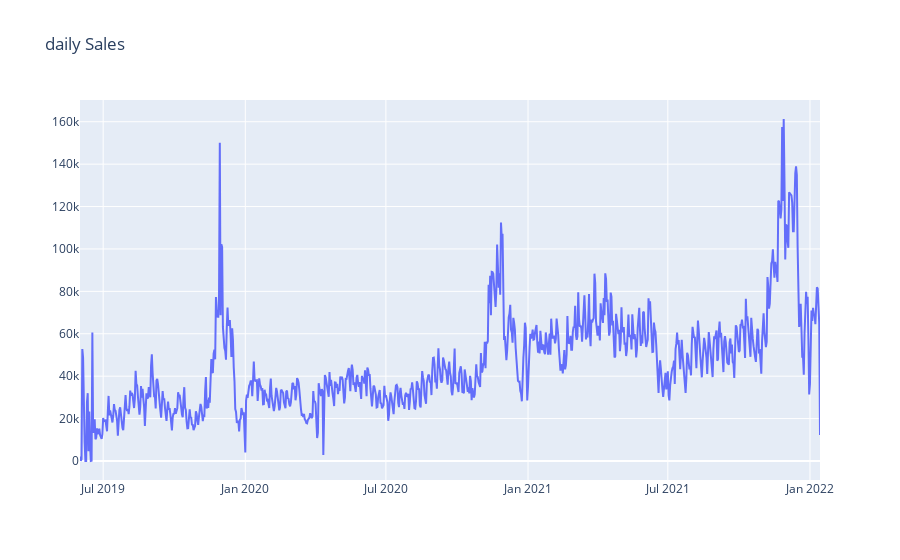

Write notebook code for a chart like this one.
### Markdown cell above
## 4- Check the data whether it is stationary or not, if not, make it stationary

### Code cell
plot_data = [
    go.Scatter(
        x=df_d['ds'],
        y=df_d['y'],
    )
]
plot_layout = go.Layout(
        title='daily Sales'
    )
fig = go.Figure(data=plot_data, layout=plot_layout)
pyoff.iplot(fig)

### Figure 1 — Plotly figure (JSON) as saved in the notebook; plotly's stock layout.template omitted (floating-point values rounded to 4 significant figures; data arrays with more than 128 entries replaced by an {"elided": "..."} marker saying what was removed)
{"data": [{"type": "scatter", "x": {"elided": "959 str values"}, "y": {"elided": "959 float values"}}], "layout": {"title": {"text": "daily Sales"}}}
